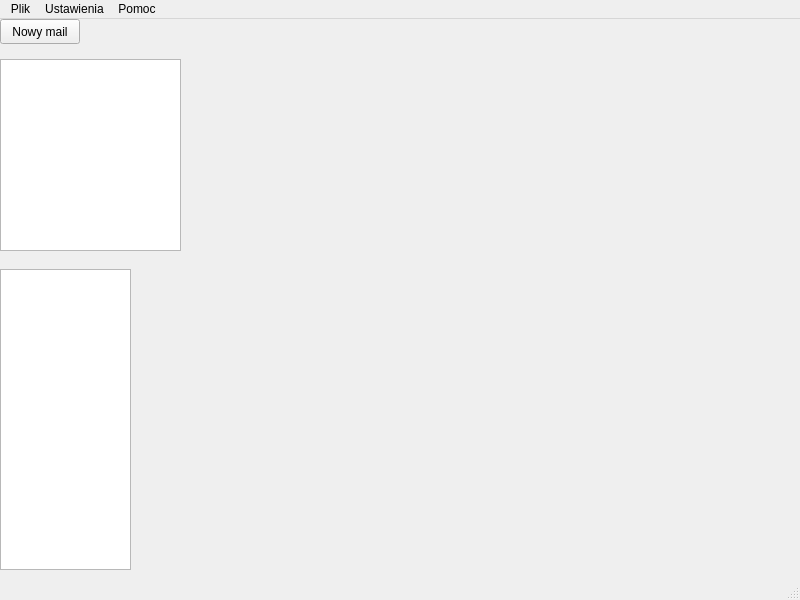
<?xml version="1.0" encoding="UTF-8"?>
<ui version="4.0">
 <class>MainWindow</class>
 <widget class="QMainWindow" name="MainWindow">
  <property name="geometry">
   <rect>
    <x>0</x>
    <y>0</y>
    <width>800</width>
    <height>600</height>
   </rect>
  </property>
  <property name="windowTitle">
   <string>MainWindow</string>
  </property>
  <widget class="QWidget" name="centralwidget">
   <widget class="QPushButton" name="pushButton">
    <property name="geometry">
     <rect>
      <x>0</x>
      <y>0</y>
      <width>80</width>
      <height>25</height>
     </rect>
    </property>
    <property name="text">
     <string>Nowy mail</string>
    </property>
   </widget>
   <widget class="QListView" name="listView">
    <property name="geometry">
     <rect>
      <x>0</x>
      <y>40</y>
      <width>181</width>
      <height>192</height>
     </rect>
    </property>
   </widget>
   <widget class="QTreeView" name="treeView">
    <property name="geometry">
     <rect>
      <x>0</x>
      <y>250</y>
      <width>131</width>
      <height>301</height>
     </rect>
    </property>
   </widget>
  </widget>
  <widget class="QMenuBar" name="menubar">
   <property name="geometry">
    <rect>
     <x>0</x>
     <y>0</y>
     <width>800</width>
     <height>22</height>
    </rect>
   </property>
   <widget class="QMenu" name="menuPlik">
    <property name="title">
     <string>Plik</string>
    </property>
   </widget>
   <widget class="QMenu" name="menuUstawienia">
    <property name="title">
     <string>Ustawienia</string>
    </property>
    <addaction name="actionObs_uga_kont_mailowych"/>
   </widget>
   <widget class="QMenu" name="menuPomoc">
    <property name="title">
     <string>Pomoc</string>
    </property>
   </widget>
   <addaction name="menuPlik"/>
   <addaction name="menuUstawienia"/>
   <addaction name="menuPomoc"/>
  </widget>
  <widget class="QStatusBar" name="statusbar"/>
  <action name="actionObs_uga_kont_mailowych">
   <property name="text">
    <string>Obsługa kont mailowych</string>
   </property>
  </action>
 </widget>
 <resources/>
 <connections/>
</ui>
